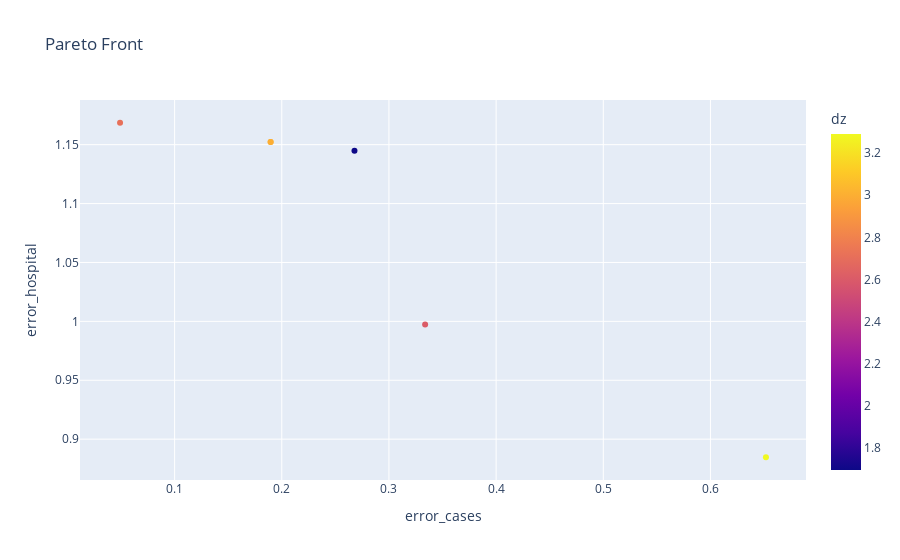

The notebook cell this image was saved under:
### Code cell
tf, fig = get_pareto_front(study, hover=["ciCorrection", "offset", "hospital"], color="dz")
fig.show()

### Figure 1 — Plotly figure (JSON) as saved in the notebook; plotly's stock layout.template omitted (floating-point values rounded to 4 significant figures)
{"data": [{"customdata": [[232, 0.3891, 1, 1.032], [236, 0.34, -1, 1.073], [259, 0.3758, 2, 1.023], [280, 0.2972, 1, 1.697], [287, 0.34, -1, 1.073], [290, 0.34, -1, 1.054]], "hovertemplate": "error_cases=%{x}<br>error_hospital=%{y}<br>number=%{customdata[0]}<br>ciCorrection=%{customdata[1]}<br>offset=%{customdata[2]}<br>hospital=%{customdata[3]}<br>dz=%{marker.color}<extra></extra>", "legendgroup": "", "marker": {"color": [3.29, 2.998, 2.611, 1.697, 2.998, 2.712], "coloraxis": "coloraxis", "symbol": "circle"}, "mode": "markers", "name": "", "showlegend": false, "type": "scatter", "x": [0.6518, 0.1896, 0.3337, 0.2678, 0.1896, 0.04908], "xaxis": "x", "y": [0.8846, 1.152, 0.9974, 1.145, 1.152, 1.169], "yaxis": "y"}], "layout": {"coloraxis": {"colorbar": {"title": {"text": "dz"}}, "colorscale": [[0, "#0d0887"], [0.1111, "#46039f"], [0.2222, "#7201a8"], [0.3333, "#9c179e"], [0.4444, "#bd3786"], [0.5556, "#d8576b"], [0.6667, "#ed7953"], [0.7778, "#fb9f3a"], [0.8889, "#fdca26"], [1, "#f0f921"]]}, "legend": {"tracegroupgap": 0}, "title": {"text": "Pareto Front"}, "xaxis": {"anchor": "y", "domain": [0, 1], "title": {"text": "error_cases"}}, "yaxis": {"anchor": "x", "domain": [0, 1], "title": {"text": "error_hospital"}}}}
